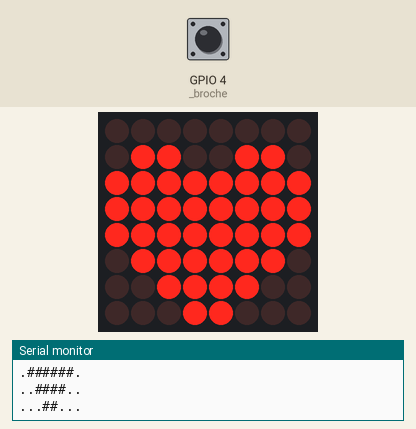
A program run on a simulated ESP32. Parts: 8×8 LED matrix, the last lines printed to the serial monitor. Wiring (inferred from the names in the program): MAX7219 LED driver (orientation assumed): CS GPIO 5. The inputs (shaded band) are chosen by the test bench; at power-on: GPIO 4 (_broche) HIGH.

Above: at 2.6 s.
2.7 s: GPIO 4 (_broche) pulled LOW for 0.15 s
At 3.8 s:
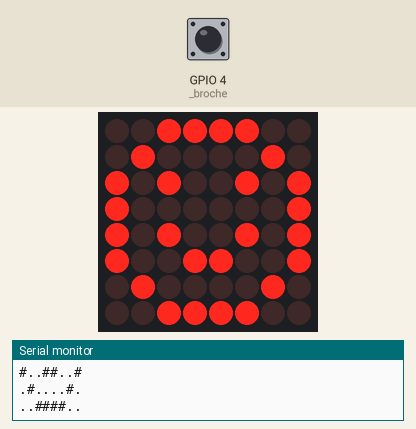
4.3 s: GPIO 4 (_broche) pulled LOW for 0.15 s
At 5.0 s:
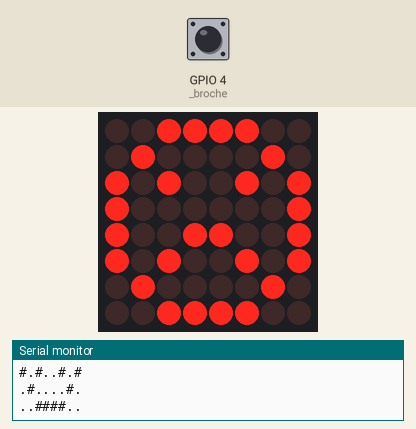
5.9 s: GPIO 4 (_broche) pulled LOW for 0.15 s
At 7.2 s:
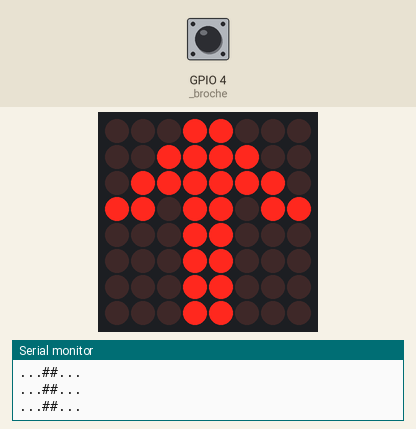
7.5 s: GPIO 4 (_broche) pulled LOW for 0.15 s
At 8.7 s:
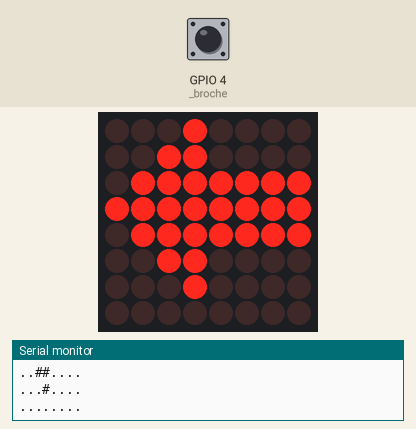
9.1 s: GPIO 4 (_broche) pulled LOW for 0.15 s
Timing chart, 0 to 12.1 s (numbered marks = the images above; inputs shaded):
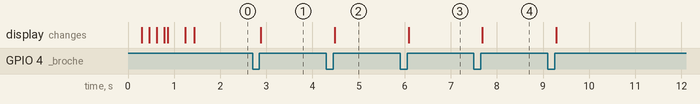

The program:

main.cpp
```cpp
// Matrice LED 8x8 - étape 1 : afficher des formes et les changer au bouton
//
// Fonctionnement :
//  - Au démarrage, un petit test allume la matrice ligne par ligne.
//  - Appui court sur le bouton : forme suivante (coeur, sourire, flèches, Pac-Man...).
//  - Appui long : change la luminosité (4 niveaux).
//  - Sans appui pendant 10 s, la matrice passe en diaporama et change de forme toute seule.
//  - Chaque forme est aussi dessinée dans le moniteur série, pratique pour vérifier le sens.

#include <Arduino.h>
#include "max7219.h"
#include "formes.h"
#include "bouton.h"

// ---------- Matériel ----------
#define BROCHE_CS        5   // CS du module MAX7219 (DIN = GPIO23, CLK = GPIO18)
#define BROCHE_BOUTON    4   // bouton poussoir entre GPIO4 et GND
// Si l'image s'affiche de travers, change ces deux réglages (rotation : 0 à 3 quarts de tour)
#define ROTATION_MATRICE 0
#define MIROIR_MATRICE   false

#define DIAPORAMA_APRES_MS 10000
#define DIAPORAMA_PAS_MS   2000

const uint8_t NIVEAUX_LUMINOSITE[] = {1, 4, 8, 15};

Matrice8x8 matrice;
Bouton bouton;
uint8_t formeCourante = 0;
uint8_t niveauLuminosite = 1;
uint32_t dernierAppui = 0;
uint32_t dernierChangement = 0;

// Dessine l'image dans le moniteur série avec des # et des .
void dessinerDansLeMoniteur(const uint8_t image[8]) {
  for (uint8_t y = 0; y < 8; y++) {
    char ligne[9];
    for (uint8_t x = 0; x < 8; x++) ligne[x] = Matrice8x8::pixel(image, x, y) ? '#' : '.';
    ligne[8] = '\0';
    Serial.println(ligne);
  }
}

void afficherForme(uint8_t numero) {
  formeCourante = numero % NB_FORMES;
  matrice.afficher(FORMES[formeCourante].image);
  dernierChangement = millis();
  Serial.printf("\nForme %u/%u : %s\n", formeCourante + 1, NB_FORMES, FORMES[formeCourante].nom);
  dessinerDansLeMoniteur(FORMES[formeCourante].image);
}

// Allume la matrice ligne par ligne : permet de vérifier que les 64 LED marchent
void testDemarrage() {
  uint8_t image[8] = {0};
  for (uint8_t y = 0; y < 8; y++) {
    image[y] = 0xFF;
    matrice.afficher(image);
    delay(80);
  }
  delay(300);
  matrice.effacer();
  delay(200);
}

void setup() {
  Serial.begin(115200);
  delay(300);
  Serial.println("\n=== Matrice LED 8x8 - étape 1 ===");

  matrice.begin(BROCHE_CS, ROTATION_MATRICE, MIROIR_MATRICE);
  matrice.luminosite(NIVEAUX_LUMINOSITE[niveauLuminosite]);
  bouton.begin(BROCHE_BOUTON);

  testDemarrage();
  afficherForme(0);
  dernierAppui = millis();
}

void loop() {
  uint32_t maintenant = millis();

  switch (bouton.lire()) {
    case COURT:
      dernierAppui = maintenant;
      afficherForme(formeCourante + 1);
      break;
    case LONG:
      dernierAppui = maintenant;
      niveauLuminosite = (niveauLuminosite + 1) % sizeof(NIVEAUX_LUMINOSITE);
      matrice.luminosite(NIVEAUX_LUMINOSITE[niveauLuminosite]);
      Serial.printf("Luminosité : %u/15\n", NIVEAUX_LUMINOSITE[niveauLuminosite]);
      break;
    case AUCUN:
      break;
  }

  // Diaporama quand personne ne touche au bouton
  if (maintenant - dernierAppui > DIAPORAMA_APRES_MS &&
      maintenant - dernierChangement > DIAPORAMA_PAS_MS) {
    afficherForme(formeCourante + 1);
  }
}
```

bouton.h
```cpp
// Bouton poussoir entre une broche et GND, avec anti-rebond, appui court et appui long.
#pragma once
#include <Arduino.h>

enum Appui { AUCUN, COURT, LONG };

class Bouton {
public:
  void begin(uint8_t broche, uint16_t dureeLongMs = 800) {
    _broche = broche;
    _dureeLong = dureeLongMs;
    pinMode(_broche, INPUT_PULLUP);
  }

  // À appeler à chaque tour de loop()
  Appui lire() {
    bool enfonce = digitalRead(_broche) == LOW;
    uint32_t maintenant = millis();
    if (enfonce != _etatBrut) {
      _etatBrut = enfonce;
      _dernierChangement = maintenant;
    }
    if (maintenant - _dernierChangement < 30) return AUCUN;   // anti-rebond

    if (enfonce && !_enfonce) {
      _enfonce = true;
      _debutAppui = maintenant;
      _longSignale = false;
    } else if (enfonce && !_longSignale && maintenant - _debutAppui >= _dureeLong) {
      _longSignale = true;            // l'appui long est signalé sans attendre le relâchement
      return LONG;
    } else if (!enfonce && _enfonce) {
      _enfonce = false;
      if (!_longSignale) return COURT;
    }
    return AUCUN;
  }

private:
  uint8_t _broche = 4;
  uint16_t _dureeLong = 800;
  bool _etatBrut = false, _enfonce = false, _longSignale = false;
  uint32_t _dernierChangement = 0, _debutAppui = 0;
};
```

formes.h
```cpp
// Formes prêtes à l'emploi pour la matrice 8x8.
// Chaque ligne de 8 bits se lit comme un dessin : 1 = LED allumée.
// Pour créer une forme à la main, recopie un bloc et change les 0 et les 1.
#pragma once
#include <Arduino.h>

struct Forme {
  const char* nom;
  uint8_t image[8];
};

const Forme FORMES[] = {
  {"Coeur", {
    0b00000000,
    0b01100110,
    0b11111111,
    0b11111111,
    0b11111111,
    0b01111110,
    0b00111100,
    0b00011000}},
  {"Sourire", {
    0b00111100,
    0b01000010,
    0b10100101,
    0b10000001,
    0b10100101,
    0b10011001,
    0b01000010,
    0b00111100}},
  {"Triste", {
    0b00111100,
    0b01000010,
    0b10100101,
    0b10000001,
    0b10011001,
    0b10100101,
    0b01000010,
    0b00111100}},
  {"Fleche haut", {
    0b00011000,
    0b00111100,
    0b01111110,
    0b11011011,
    0b00011000,
    0b00011000,
    0b00011000,
    0b00011000}},
  {"Fleche droite", {
    0b00010000,
    0b00110000,
    0b01111111,
    0b11111111,
    0b01111111,
    0b00110000,
    0b00010000,
    0b00000000}},
  {"Coche", {
    0b00000000,
    0b00000001,
    0b00000011,
    0b00000110,
    0b10001100,
    0b11011000,
    0b01110000,
    0b00100000}},
  {"Croix", {
    0b10000001,
    0b01000010,
    0b00100100,
    0b00011000,
    0b00011000,
    0b00100100,
    0b01000010,
    0b10000001}},
  {"Envahisseur", {
    0b00100100,
    0b00011000,
    0b00111100,
    0b01011010,
    0b11111111,
    0b10111101,
    0b10100101,
    0b00011000}},
  {"Pac-Man", {
    0b00111100,
    0b01111110,
    0b11011100,
    0b11111000,
    0b11110000,
    0b11111000,
    0b01111110,
    0b00111100}},
  {"Fantome", {
    0b00111100,
    0b01111110,
    0b11011011,
    0b11011011,
    0b11111111,
    0b11111111,
    0b11111111,
    0b10101010}},
  {"Note", {
    0b00001111,
    0b00001001,
    0b00001001,
    0b00001001,
    0b01111001,
    0b11111011,
    0b11110011,
    0b01100000}},
  {"Etoile", {
    0b00011000,
    0b00011000,
    0b11111111,
    0b01111110,
    0b00111100,
    0b01111110,
    0b11100111,
    0b11000011}},
  {"Maison", {
    0b00011000,
    0b00111100,
    0b01111110,
    0b11111111,
    0b01000010,
    0b01011010,
    0b01011010,
    0b01111110}},
  {"Damier", {
    0b10101010,
    0b01010101,
    0b10101010,
    0b01010101,
    0b10101010,
    0b01010101,
    0b10101010,
    0b01010101}},
};

const uint8_t NB_FORMES = sizeof(FORMES) / sizeof(FORMES[0]);
```

max7219.h
```cpp
// Pilote minimal pour une matrice 8x8 à MAX7219 (module « FC-16 » ou module carré bleu/rouge).
// Pas de bibliothèque externe : le MAX7219 se commande avec quelques registres sur le bus SPI.
//
// Une image fait 8 octets, un par ligne, de haut en bas.
// Dans chaque octet, le bit 7 est le pixel de gauche et le bit 0 celui de droite.
// Exemple : 0b10000001 allume les deux pixels du bord sur cette ligne.
#pragma once
#include <Arduino.h>
#include <SPI.h>

class Matrice8x8 {
public:
  // rotation : 0, 1, 2 ou 3 quarts de tour dans le sens horaire.
  // miroir : retourne l'image gauche/droite (certains modules sont câblés à l'envers).
  void begin(uint8_t brocheCS, uint8_t rotation = 0, bool miroir = false) {
    _cs = brocheCS;
    _rotation = rotation & 3;
    _miroir = miroir;
    pinMode(_cs, OUTPUT);
    digitalWrite(_cs, HIGH);
    SPI.begin();                  // VSPI de l'ESP32 : CLK = GPIO18, DIN (MOSI) = GPIO23
    ecrire(0x0F, 0);              // test d'affichage désactivé
    ecrire(0x09, 0);              // pas de décodage « 7 segments »
    ecrire(0x0B, 7);              // les 8 lignes sont actives
    ecrire(0x0A, 4);              // luminosité moyenne
    ecrire(0x0C, 1);              // sortie du mode veille
    effacer();
  }

  // 0 (faible) à 15 (maximum)
  void luminosite(uint8_t niveau) { ecrire(0x0A, min<uint8_t>(niveau, 15)); }

  // Met la puce en veille (matrice éteinte, l'image reste en mémoire) ou la rallume
  void veille(bool active) { ecrire(0x0C, active ? 0 : 1); }

  void effacer() {
    const uint8_t vide[8] = {0};
    afficher(vide);
  }

  void afficher(const uint8_t image[8]) {
    uint8_t sortie[8];
    transformer(image, sortie);
    for (uint8_t ligne = 0; ligne < 8; ligne++) ecrire(ligne + 1, sortie[ligne]);
  }

  // Lit un pixel d'une image : x = colonne (0 à gauche), y = ligne (0 en haut)
  static bool pixel(const uint8_t image[8], uint8_t x, uint8_t y) {
    return (image[y] >> (7 - x)) & 1;
  }

private:
  uint8_t _cs = 5;
  uint8_t _rotation = 0;
  bool _miroir = false;

  void ecrire(uint8_t registre, uint8_t valeur) {
    SPI.beginTransaction(SPISettings(1000000, MSBFIRST, SPI_MODE0));
    digitalWrite(_cs, LOW);
    SPI.transfer(registre);
    SPI.transfer(valeur);
    digitalWrite(_cs, HIGH);
    SPI.endTransaction();
  }

  // Applique la rotation et le miroir pour que l'image s'affiche dans le bon sens
  void transformer(const uint8_t entree[8], uint8_t sortie[8]) {
    for (uint8_t y = 0; y < 8; y++) {
      uint8_t octet = 0;
      for (uint8_t x = 0; x < 8; x++) {
        uint8_t sx = x, sy = y;
        switch (_rotation) {
          case 1: sx = y;     sy = 7 - x; break;
          case 2: sx = 7 - x; sy = 7 - y; break;
          case 3: sx = 7 - y; sy = x;     break;
        }
        if (_miroir) sx = 7 - sx;
        if (pixel(entree, sx, sy)) octet |= 0x80 >> x;
      }
      sortie[y] = octet;
    }
  }
};
```

Measured:
- after the input at 2.7 s, the display: changes after 0.18 s (image 1)
- after the input at 4.3 s, the display: changes after 0.18 s (image 2)
- after the input at 5.9 s, the display: changes after 0.18 s (image 3)
- after the input at 7.5 s, the display: changes after 0.18 s (image 4)
